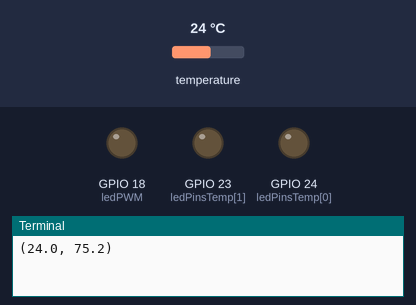
Simulated run of this program. Board: Raspberry Pi (BCM pin numbers). On the bench: output pins drawn as LEDs (lit = HIGH), the last lines printed to the terminal. Dashed ring = blinking. The inputs (shaded band) are chosen by the test bench; at power-on: temperature 24 °C.

Above: at 1.4 s.
1.5 s: temperature set to 24.9 °C
4.2 s: temperature set to 26.2 °C
At 6.2 s:
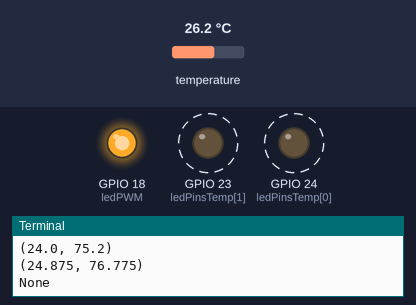
7.7 s: temperature set to 12 °C
At 10.5 s:
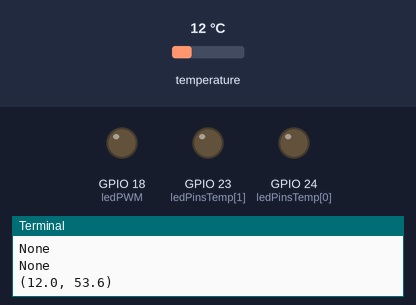
10.8 s: temperature set to 28 °C
At 11.28 s:
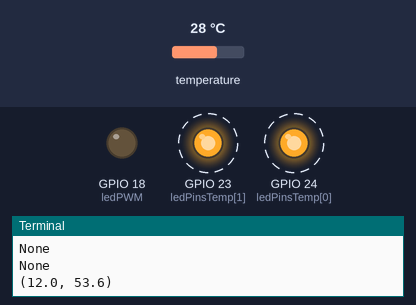
Timing chart, 0 to 15.8 s (numbered marks = the images above; inputs shaded):
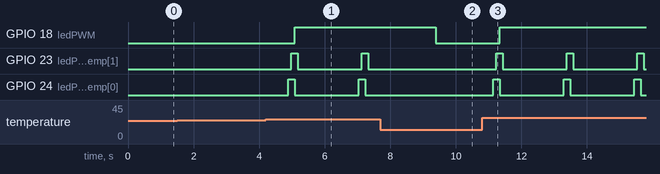

The program:

temp-18b20.py
```python
#!/usr/bin/env python
# -*- coding: latin-1 *-*
# -*- coding: cp1252 -*-
#Raspberry Pi - GPIO interface
#Sensore di temperatura DS18B40
#Quando la Temperatura supera i 26 °C la ventola è in funzione.
#Se la temperatura scende al di sotto dei 26 °C la ventola di raffreddamento viene fermata.
#E' obbligatorio collegare con il cavo il GPIO 4 con il pin di mezzo del componente.
#Il GPIO 4 viene utilizzato dai driver per leggere le temperature.
#SOLO così funziona !!!
import os
import glob
import time
import RPIO
################################### Inizializzazioni
#Carica i moduli necessari al DS18B20
os.system('modprobe w1-gpio')
os.system('modprobe w1-therm')
#Set per GPIO output
RPIO.setmode(RPIO.BCM)
temperatura=25.687
ledOnTemp=False
ledPinsTemp=[24,23]  # 2 Led per segnalazione allarme temperatura
ledPWM=18
RPIO.setup(ledPWM,RPIO.OUT)
RPIO.output(ledPWM, False)   #Spegne la ventola perchè siamo all'inizio
for a in ledPinsTemp:
        RPIO.setup(a,RPIO.OUT)
        RPIO.output(a, False)   #Spegne i 2 led
        time.sleep(0.1)

base_dir = '/sys/bus/w1/devices/'
device_folder = glob.glob(base_dir + '28*')[0]
device_file = device_folder + '/w1_slave'

def read_temp_raw():
	f = open(device_file, 'r')
	lines = f.readlines()
	f.close()
	return lines

#Se la def di cui sopra NON dovesse funzionare, sostituire con quanto segue:
#    def read_temp_raw():
#    	catdata = subprocess.Popen(['cat',device_file], stdout=subprocess.PIPE, stderr=subprocess.PIPE)
#    	out,err = catdata.communicate()
#    	out_decode = out.decode('utf-8')
#    	lines = out_decode.split('\n')
#    	return lines

def read_temp():
	lines = read_temp_raw()
	while lines[0].strip()[-3:] != 'YES':
		time.sleep(0.2)
		lines = read_temp_raw()
	equals_pos = lines[1].find('t=')
	if equals_pos != -1:
		temp_string = lines[1][equals_pos+2:]
		temp_c = float(temp_string) / 1000.0
		temp_f = temp_c * 9.0 / 5.0 + 32.0

	        #Accendi e spegni ritmicamente tutti i led in caso di allarme (superamento soglia di temperatura)
		if temp_c >= temperatura:
        	        for a in ledPinsTemp:
                	        RPIO.output(a, True)
                                time.sleep(0.1)
                                ledOnTemp=False
                	RPIO.output(ledPWM, True) #Accende la ventola per raffreddare
			#time.sleep(0.3)
                        for a in ledPinsTemp:
                                RPIO.output(a, False)
                                time.sleep(0.1)
                                ledOnTemp=False
                #Spegne tutti i led ed accende la ventola per il raffreddamento
        	else:
                	for a in ledPinsTemp:
                        	RPIO.output(a, False)
                        	time.sleep(0.1)
                        	ledOnTemp=False
                	RPIO.output(ledPWM, False) #Spegne la ventola perchè la temperatura è sotto soglia
                	return temp_c, temp_f
try:
	while True:
		print(read_temp())
		time.sleep(1)

except KeyboardInterrupt:
        print " "
        print "Ciao !"
        RPIO.cleanup()
RPIO.cleanup()
```

Measured:
- the behaviour switches between 25.6 and 25.7 °C on temperature (found by bisection; images 0 and 1)
- after the input at 4.2 s, GPIO 18 (ledPWM): LOW → HIGH after 0.88 s; GPIO 23 (ledPinsTemp[1]): alternates HIGH for 0.20 s and LOW for 2.0 s, starting after 0.78 s; GPIO 24 (ledPinsTemp[0]): alternates HIGH for 0.20 s and LOW for 2.0 s, starting after 0.68 s
- after the input at 7.7 s, GPIO 18 (ledPWM): HIGH → LOW after 1.7 s; GPIO 23 (ledPinsTemp[1]): stays LOW (without the input it goes to HIGH after 1.6 s); GPIO 24 (ledPinsTemp[0]): stays LOW (without the input it goes to HIGH after 1.5 s)
- after the input at 10.8 s, GPIO 18 (ledPWM): LOW → HIGH after 0.53 s; GPIO 23 (ledPinsTemp[1]): alternates HIGH for 0.20 s and LOW for 2.0 s, starting after 0.43 s; GPIO 24 (ledPinsTemp[0]): alternates HIGH for 0.20 s and LOW for 2.0 s, starting after 0.33 s
